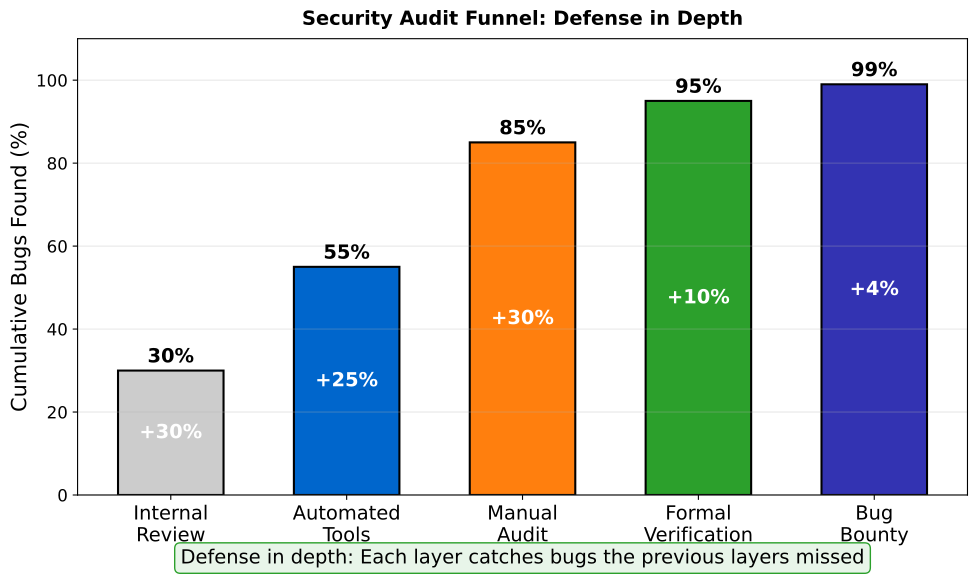

Generate this figure with Python:
"""
Security Audit Funnel
Shows layers of security defense
"""

import matplotlib.pyplot as plt
import numpy as np
from pathlib import Path

CHART_METADATA = {
    'title': 'Audit Funnel',
    'url': 'https://github.com/Digital-AI-Finance/Blockchain_Crypto/tree/main/Module_F_Advanced_Topics/L43_Smart_Contract_Security/charts/03_audit_funnel'
}

plt.rcParams.update({
    'font.size': 14,
    'axes.labelsize': 14,
    'axes.titlesize': 16,
    'xtick.labelsize': 12,
    'ytick.labelsize': 12,
    'legend.fontsize': 12,
    'figure.figsize': (10, 6),
    'figure.dpi': 150
})

MLPURPLE = '#3333B2'
MLBLUE = '#0066CC'
MLORANGE = '#FF7F0E'
MLGREEN = '#2CA02C'
MLRED = '#D62728'

fig, ax = plt.subplots(figsize=(10, 6))

# Security layers and their bug detection rates (cumulative)
layers = ['Internal\nReview', 'Automated\nTools', 'Manual\nAudit', 'Formal\nVerification', 'Bug\nBounty']
bugs_found = [30, 55, 85, 95, 99]  # Cumulative percentage
incremental = [30, 25, 30, 10, 4]
colors = ['#CCCCCC', MLBLUE, MLORANGE, MLGREEN, MLPURPLE]

x = np.arange(len(layers))

bars = ax.bar(x, bugs_found, color=colors, edgecolor='black', linewidth=1.5, width=0.6)

# Add cumulative and incremental labels
for bar, cum, inc in zip(bars, bugs_found, incremental):
    ax.text(bar.get_x() + bar.get_width()/2, bar.get_height() + 1,
            f'{cum}%', ha='center', va='bottom', fontsize=10, fontweight='bold')
    ax.text(bar.get_x() + bar.get_width()/2, bar.get_height()/2,
            f'+{inc}%', ha='center', va='center', fontsize=9, color='white', fontweight='bold')

ax.set_ylabel('Cumulative Bugs Found (%)', fontsize=12)
ax.set_xticks(x)
ax.set_xticklabels(layers, fontsize=10)
ax.set_ylim(0, 110)

ax.grid(True, alpha=0.3, axis='y')

# Annotation
ax.text(0.5, -0.15, 'Defense in depth: Each layer catches bugs the previous layers missed',
        transform=ax.transAxes, ha='center', fontsize=10,
        bbox=dict(boxstyle='round,pad=0.3', facecolor='#E8F5E9', edgecolor=MLGREEN))

ax.set_title('Security Audit Funnel: Defense in Depth', fontweight='bold', fontsize=14, pad=10)
plt.tight_layout()

output_path = Path(__file__).parent / 'chart.pdf'
plt.savefig(output_path, bbox_inches='tight', dpi=300)
print(f"Chart saved to: {output_path.absolute()}")
plt.close()
